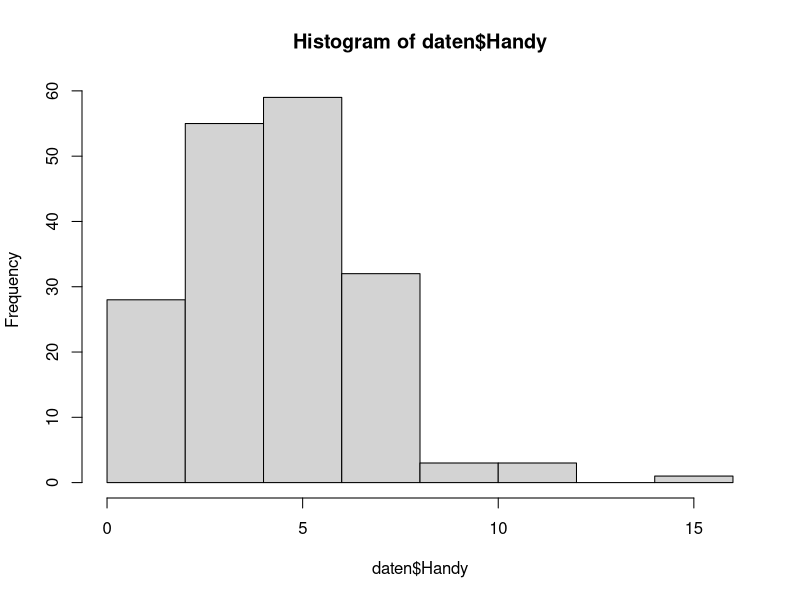

Reproduce this figure in R.
daten <- read.csv("tut1_2023.csv")

#hier ein Test

daten

# first 6
head(daten)

head(daten,20)

#dimensions (181 abolute values and 3 variables)
dim(daten)

#all values for Handy
daten$Handy

#vales from 1 to 10 for Handy
daten$Handy[1:10]

#second column
daten[,2]

daten[,3]

#row five
daten[5,]

#all rows from 1 to 5
daten[1:5,]

#bool value for Geschlecht == "weiblich"
daten$Geschlecht=="weiblich"

# sum of all TRUE values
sum(daten$Geschlecht=="weiblich")
sum(daten$Geschlecht!="weiblich")
sum(daten$Geschlecht=="maennlich")

w <- sum(daten$Geschlecht=="weiblich")

m <- sum(daten$Geschlecht=="maennlich")

n <- sum(daten$Geschlecht!="weiblich"&daten$Geschlecht!="maennlich")

g <- w+m+n

w
m
n
g

#frequency of each unique values for a variable
table(daten$Partner)

#percentage
table(daten$Partner)/181

#two nachkommastellen
round(table(daten$Partner)/181,2)

sum(round(table(daten$Partner)/181,2))

hist(daten$Handy)

##################################################################

#Aufgabe_01

mABS <- sum(daten$Geschlecht=="maennlich")
mPCT <- mABS/181*100

#Aufgabe_02

BezGesTable <- table(daten$Geschlecht, daten$Partner)


mBez_Perc <- (BezGesTable["maennlich", "ja"] / sum(BezGesTable["maennlich",]))*100 
mBez_Perc
wBez_Perc <- (BezGesTable["weiblich", "ja"] / sum(BezGesTable["weiblich",]))*100
wBez_Perc

if (mBez_Perc > wBez_Perc) {
  print("Prozentual sind mehr Männer als Frauen in einer Beziehung.")
} else if (wBez_Perc > mBez_Perc) {
  print("Prozentual sind mehr Frauen als Männer in einer Beziehung.")
} else {
  print("Prozentual sind gleich viele Männer und Frauen in einer Beziehung.")
}
  
  
#Aufgabe_03

m_daten <- daten$Handy[daten$Geschlecht=="maennlich"]
w_daten <- daten$Handy[daten$Geschlecht=="weiblich"]

m_mean <- mean(m_daten)
m_mean
w_mean <- mean(w_daten)
w_mean

if (m_mean > w_mean) {
  print("Männer verbringen mehr Zeit am Handy als Frauen.")
} else if (w_mean > m_mean) {
  print("Frauen verbringen mehr Zeit am Handy als Männer.")
} else {
  print("Männer und Frauen verbringen  gleich viel Zeit am Handy")
}






